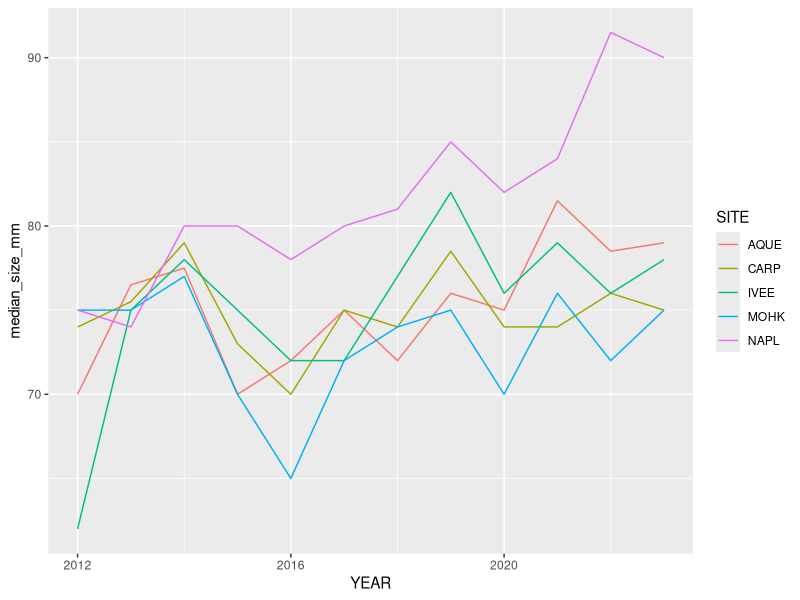
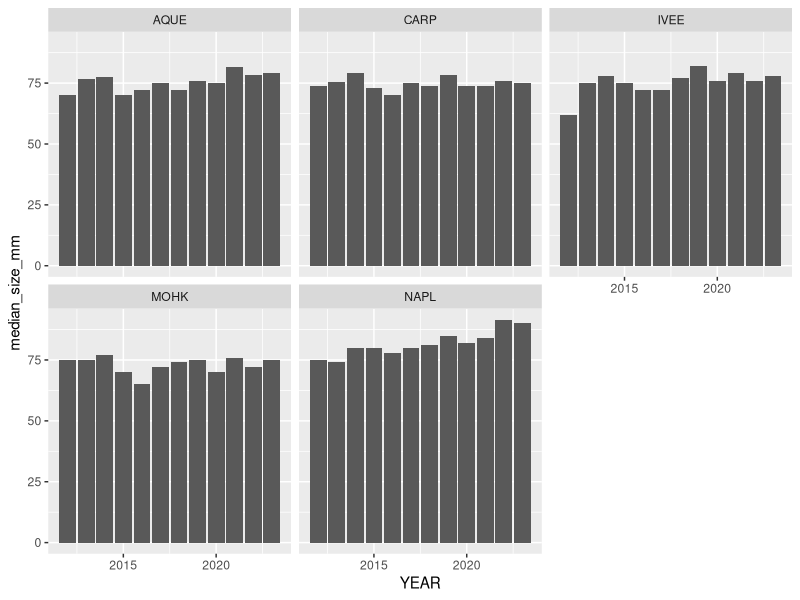
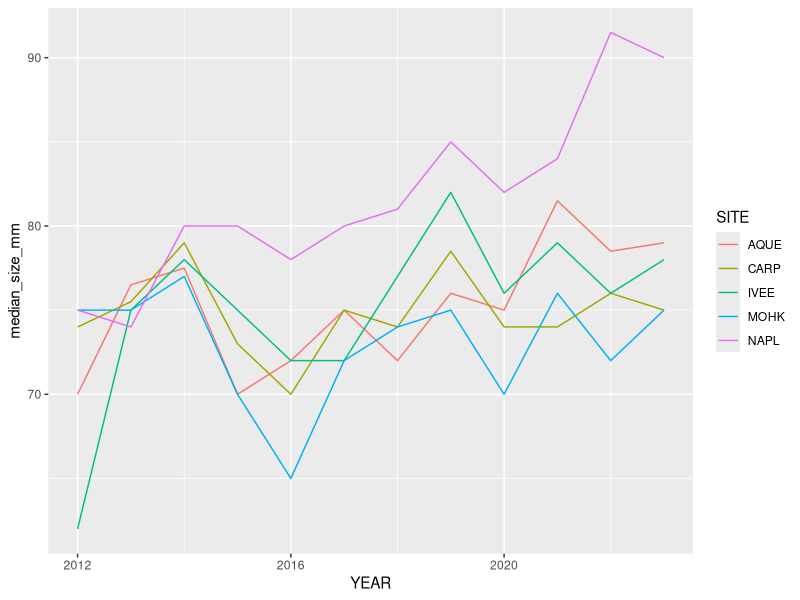

Write the R code that produced these figures, in order.
library(tidyverse)
library(readxl)
library(here)
library(skimr)
library(kableExtra)
library(dplyr)

setwd("~/Data332/lobster/Data")
lobsters <- read.csv('Lobster_Abundance_All_Years_20230831.csv')
skimr::skim(lobsters)
#report about how the average size of lobsters has changed for each site across time.


lobsters %>%
  group_by(SITE, YEAR) %>%
  summarize(count_by_year = n(),
            mean_size_mm = mean(SIZE_MM, na.rm = TRUE),
            sd_size_mm = sd(SIZE_MM, na.rm=TRUE))

lobsters <- lobsters %>%
  dplyr::filter(SIZE_MM > 0)

siteyear_summary <- lobsters %>%
  group_by(SITE, YEAR) %>%
  summarize(count_by_siteyear =  n(), 
            mean_size_mm = mean(SIZE_MM, na.rm = TRUE), 
            sd_size_mm = sd(SIZE_MM, na.rm = TRUE),
            median_size_mm = median(SIZE_MM, na.rm = TRUE))
siteyear_summary
siteyear_summary %>%
  kable()
# graph looks weird
ggplot(data = siteyear_summary, aes(x = YEAR, y = median_size_mm, color = SITE)) +
  geom_line()

ggsave(here("figures", "lobsters-line.png"))

ggplot(siteyear_summary, aes(x = YEAR, y = median_size_mm)) +
  geom_col() +
  facet_wrap(~SITE)
